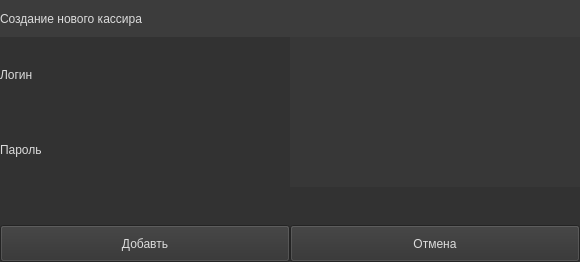
<?xml version="1.0" encoding="UTF-8"?>
<ui version="4.0">
 <class>TraderLoginForm</class>
 <widget class="QWidget" name="TraderLoginForm">
  <property name="geometry">
   <rect>
    <x>0</x>
    <y>0</y>
    <width>580</width>
    <height>262</height>
   </rect>
  </property>
  <property name="windowTitle">
   <string>Form</string>
  </property>
  <property name="styleSheet">
   <string notr="true">font: 14pt &quot;Times New Roman&quot;;
background-color: rgb(50, 50, 50);
color: rgb(220, 220, 220);</string>
  </property>
  <layout class="QVBoxLayout" name="verticalLayout" stretch="1,2,2,1,1">
   <property name="spacing">
    <number>0</number>
   </property>
   <property name="leftMargin">
    <number>0</number>
   </property>
   <property name="topMargin">
    <number>0</number>
   </property>
   <property name="rightMargin">
    <number>0</number>
   </property>
   <property name="bottomMargin">
    <number>0</number>
   </property>
   <item>
    <widget class="QLabel" name="label">
     <property name="styleSheet">
      <string notr="true">background-color: rgb(60, 60, 60);</string>
     </property>
     <property name="text">
      <string>Создание нового кассира</string>
     </property>
    </widget>
   </item>
   <item>
    <layout class="QHBoxLayout" name="horizontalLayout" stretch="1,1">
     <property name="spacing">
      <number>0</number>
     </property>
     <item>
      <widget class="QLabel" name="l1">
       <property name="text">
        <string>Логин</string>
       </property>
      </widget>
     </item>
     <item>
      <widget class="QLineEdit" name="le_trader_name">
       <property name="sizePolicy">
        <sizepolicy hsizetype="Expanding" vsizetype="Expanding">
         <horstretch>0</horstretch>
         <verstretch>0</verstretch>
        </sizepolicy>
       </property>
       <property name="minimumSize">
        <size>
         <width>0</width>
         <height>0</height>
        </size>
       </property>
       <property name="maximumSize">
        <size>
         <width>400</width>
         <height>200</height>
        </size>
       </property>
       <property name="styleSheet">
        <string notr="true">background-color: rgb(55, 55, 55);</string>
       </property>
       <property name="frame">
        <bool>false</bool>
       </property>
      </widget>
     </item>
    </layout>
   </item>
   <item>
    <layout class="QHBoxLayout" name="horizontalLayout_2" stretch="1,1">
     <property name="spacing">
      <number>0</number>
     </property>
     <item>
      <widget class="QLabel" name="l2">
       <property name="text">
        <string>Пароль</string>
       </property>
      </widget>
     </item>
     <item>
      <widget class="QLineEdit" name="le_trader_password">
       <property name="sizePolicy">
        <sizepolicy hsizetype="Expanding" vsizetype="Expanding">
         <horstretch>0</horstretch>
         <verstretch>0</verstretch>
        </sizepolicy>
       </property>
       <property name="styleSheet">
        <string notr="true">background-color: rgb(55, 55, 55);</string>
       </property>
       <property name="frame">
        <bool>false</bool>
       </property>
      </widget>
     </item>
    </layout>
   </item>
   <item>
    <widget class="QLabel" name="l_error">
     <property name="text">
      <string/>
     </property>
    </widget>
   </item>
   <item>
    <layout class="QHBoxLayout" name="horizontalLayout_3">
     <property name="spacing">
      <number>0</number>
     </property>
     <item>
      <widget class="QPushButton" name="btn_save_trader">
       <property name="sizePolicy">
        <sizepolicy hsizetype="Minimum" vsizetype="Minimum">
         <horstretch>0</horstretch>
         <verstretch>0</verstretch>
        </sizepolicy>
       </property>
       <property name="text">
        <string>Добавть</string>
       </property>
      </widget>
     </item>
     <item>
      <widget class="QPushButton" name="btn_cancel">
       <property name="sizePolicy">
        <sizepolicy hsizetype="Minimum" vsizetype="Minimum">
         <horstretch>0</horstretch>
         <verstretch>0</verstretch>
        </sizepolicy>
       </property>
       <property name="text">
        <string>Отмена</string>
       </property>
      </widget>
     </item>
    </layout>
   </item>
  </layout>
 </widget>
 <resources/>
 <connections/>
</ui>
